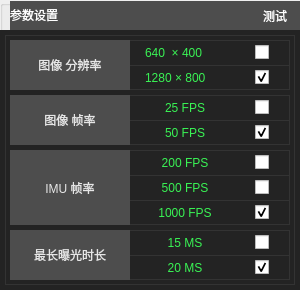
   <widget class="QGroupBox" name="hmd_imu_tips">
    <property name="geometry">
     <rect>
      <x>150</x>
      <y>0</y>
      <width>300</width>
      <height>290</height>
     </rect>
    </property>
    <property name="styleSheet">
     <string notr="true">#hmd_imu_tips{
	background-color: #4D4D4D;
	border:1 solid #FF333333;
}</string>
    </property>
    <property name="title">
     <string/>
    </property>
    <widget class="QLabel" name="hmd_imu_guide">
     <property name="geometry">
      <rect>
       <x>10</x>
       <y>1</y>
       <width>289</width>
       <height>29</height>
      </rect>
     </property>
     <property name="styleSheet">
      <string notr="true">background-color: #4D4D4D;
font:13px '微软雅黑'</string>
     </property>
     <property name="text">
      <string>&lt;html&gt;&lt;head/&gt;&lt;body&gt;&lt;p&gt;&lt;span style=&quot; color:#ffffff;&quot;&gt;参数设置&lt;/span&gt;&lt;/p&gt;&lt;/body&gt;&lt;/html&gt;</string>
     </property>
    </widget>
    <widget class="QGroupBox" name="hmd_imu_tips_bottom">
     <property name="geometry">
      <rect>
       <x>0</x>
       <y>30</y>
       <width>300</width>
       <height>260</height>
      </rect>
     </property>
     <property name="styleSheet">
      <string notr="true">#hmd_imu_tips_bottom{
	background-color: #FF232323;
	border:0;
}

</string>
     </property>
     <property name="title">
      <string/>
     </property>
     <widget class="QWidget" name="set_box" native="true">
      <property name="geometry">
       <rect>
        <x>5</x>
        <y>5</y>
        <width>290</width>
        <height>250</height>
       </rect>
      </property>
      <property name="styleSheet">
       <string notr="true">#set_box{
	background-color: #FF232323;
	border:1 solid #FF333333;
	selection-background-color: #FF999999;
	color:#FFB3B3B3;
}</string>
      </property>
      <widget class="QLabel" name="err_tips_2">
       <property name="geometry">
        <rect>
         <x>120</x>
         <y>5</y>
         <width>165</width>
         <height>50</height>
        </rect>
       </property>
       <property name="styleSheet">
        <string notr="true">	border:1 solid #FF333333;
color:#39F354;
font: bold 11pt &quot;微软雅黑 Light&quot;;
</string>
       </property>
       <property name="text">
        <string/>
       </property>
       <property name="alignment">
        <set>Qt::AlignCenter</set>
       </property>
      </widget>
      <widget class="QLabel" name="pic_size_tips">
       <property name="geometry">
        <rect>
         <x>5</x>
         <y>5</y>
         <width>120</width>
         <height>50</height>
        </rect>
       </property>
       <property name="styleSheet">
        <string notr="true">font:14px '微软雅黑';
color:#E6E6E6;
background-color: #FF4D4D4D;
</string>
       </property>
       <property name="text">
        <string>图像 分辨率</string>
       </property>
       <property name="alignment">
        <set>Qt::AlignCenter</set>
       </property>
      </widget>
      <widget class="QLabel" name="label">
       <property name="geometry">
        <rect>
         <x>140</x>
         <y>5</y>
         <width>80</width>
         <height>25</height>
        </rect>
       </property>
       <property name="styleSheet">
        <string notr="true">color:#39F354;
font: 12pt &quot;微软雅黑 Light&quot;;
</string>
       </property>
       <property name="text">
        <string>640  × 400</string>
       </property>
      </widget>
      <widget class="QLabel" name="label_2">
       <property name="geometry">
        <rect>
         <x>140</x>
         <y>30</y>
         <width>80</width>
         <height>25</height>
        </rect>
       </property>
       <property name="styleSheet">
        <string notr="true">color:#39F354;
font: 12pt &quot;微软雅黑 Light&quot;;
</string>
       </property>
       <property name="text">
        <string>1280 × 800</string>
       </property>
      </widget>
      <widget class="QLabel" name="label_7">
       <property name="geometry">
        <rect>
         <x>120</x>
         <y>30</y>
         <width>165</width>
         <height>2</height>
        </rect>
       </property>
       <property name="styleSheet">
        <string notr="true">	border-top:1 solid #FF333333;</string>
       </property>
       <property name="text">
        <string/>
       </property>
      </widget>
      <widget class="QCheckBox" name="pic_size_big">
       <property name="geometry">
        <rect>
         <x>250</x>
         <y>5</y>
         <width>25</width>
         <height>25</height>
        </rect>
       </property>
       <property name="text">
        <string/>
       </property>
       <property name="checked">
        <bool>false</bool>
       </property>
      </widget>
      <widget class="QCheckBox" name="pic_size_small">
       <property name="geometry">
        <rect>
         <x>250</x>
         <y>30</y>
         <width>25</width>
         <height>25</height>
        </rect>
       </property>
       <property name="text">
        <string/>
       </property>
       <property name="checked">
        <bool>true</bool>
       </property>
      </widget>
      <widget class="QLabel" name="pic_fps_tips">
       <property name="geometry">
        <rect>
         <x>5</x>
         <y>60</y>
         <width>120</width>
         <height>50</height>
        </rect>
       </property>
       <property name="styleSheet">
        <string notr="true">font:14px '微软雅黑';
color:#E6E6E6;
background-color: #FF4D4D4D;
</string>
       </property>
       <property name="text">
        <string>图像 帧率</string>
       </property>
       <property name="alignment">
        <set>Qt::AlignCenter</set>
       </property>
      </widget>
      <widget class="QLabel" name="err_tips_3">
       <property name="geometry">
        <rect>
         <x>120</x>
         <y>60</y>
         <width>165</width>
         <height>50</height>
        </rect>
       </property>
       <property name="styleSheet">
        <string notr="true">	border:1 solid #FF333333;
color:#39F354;
font: bold 11pt &quot;微软雅黑 Light&quot;;
</string>
       </property>
       <property name="text">
        <string/>
       </property>
       <property name="alignment">
        <set>Qt::AlignCenter</set>
       </property>
      </widget>
      <widget class="QLabel" name="label_9">
       <property name="geometry">
        <rect>
         <x>140</x>
         <y>60</y>
         <width>80</width>
         <height>25</height>
        </rect>
       </property>
       <property name="styleSheet">
        <string notr="true">color:#39F354;
font: 12pt &quot;微软雅黑 Light&quot;;
</string>
       </property>
       <property name="text">
        <string>25 FPS</string>
       </property>
       <property name="alignment">
        <set>Qt::AlignCenter</set>
       </property>
      </widget>
      <widget class="QCheckBox" name="pic_fps_50">
       <property name="geometry">
        <rect>
         <x>250</x>
         <y>85</y>
         <width>25</width>
         <height>25</height>
        </rect>
       </property>
       <property name="text">
        <string/>
       </property>
       <property name="checked">
        <bool>true</bool>
       </property>
      </widget>
      <widget class="QLabel" name="label_10">
       <property name="geometry">
        <rect>
         <x>140</x>
         <y>85</y>
         <width>80</width>
         <height>25</height>
        </rect>
       </property>
       <property name="styleSheet">
        <string notr="true">color:#39F354;
font: 12pt &quot;微软雅黑 Light&quot;;
</string>
       </property>
       <property name="text">
        <string>50 FPS</string>
       </property>
       <property name="alignment">
        <set>Qt::AlignCenter</set>
       </property>
      </widget>
      <widget class="QCheckBox" name="pic_fps_25">
       <property name="geometry">
        <rect>
         <x>250</x>
         <y>60</y>
         <width>25</width>
         <height>25</height>
        </rect>
       </property>
       <property name="text">
        <string/>
       </property>
       <property name="checked">
        <bool>false</bool>
       </property>
      </widget>
      <widget class="QLabel" name="label_11">
       <property name="geometry">
        <rect>
         <x>120</x>
         <y>85</y>
         <width>165</width>
         <height>2</height>
        </rect>
       </property>
       <property name="styleSheet">
        <string notr="true">	border-top:1 solid #FF333333;</string>
       </property>
       <property name="text">
        <string/>
       </property>
      </widget>
      <widget class="QLabel" name="err_tips_4">
       <property name="geometry">
        <rect>
         <x>120</x>
         <y>115</y>
         <width>165</width>
         <height>75</height>
        </rect>
       </property>
       <property name="styleSheet">
        <string notr="true">	border:1 solid #FF333333;
color:#39F354;
font: bold 11pt &quot;微软雅黑 Light&quot;;
</string>
       </property>
       <property name="text">
        <string/>
       </property>
       <property name="alignment">
        <set>Qt::AlignCenter</set>
       </property>
      </widget>
      <widget class="QLabel" name="label_12">
       <property name="geometry">
        <rect>
         <x>140</x>
         <y>165</y>
         <width>80</width>
         <height>25</height>
        </rect>
       </property>
       <property name="styleSheet">
        <string notr="true">color:#39F354;
font: 12pt &quot;微软雅黑 Light&quot;;
</string>
       </property>
       <property name="text">
        <string>1000 FPS</string>
       </property>
       <property name="alignment">
        <set>Qt::AlignCenter</set>
       </property>
      </widget>
      <widget class="QLabel" name="imu_fps_tips">
       <property name="geometry">
        <rect>
         <x>5</x>
         <y>115</y>
         <width>120</width>
         <height>75</height>
        </rect>
       </property>
       <property name="styleSheet">
        <string notr="true">font:14px '微软雅黑';
color:#E6E6E6;
background-color: #FF4D4D4D;
</string>
       </property>
       <property name="text">
        <string>IMU 帧率</string>
       </property>
       <property name="alignment">
        <set>Qt::AlignCenter</set>
       </property>
      </widget>
      <widget class="QCheckBox" name="imu_fps_1000">
       <property name="geometry">
        <rect>
         <x>250</x>
         <y>165</y>
         <width>25</width>
         <height>25</height>
        </rect>
       </property>
       <property name="text">
        <string/>
       </property>
       <property name="checked">
        <bool>true</bool>
       </property>
      </widget>
      <widget class="QCheckBox" name="imu_fps_500">
       <property name="geometry">
        <rect>
         <x>250</x>
         <y>140</y>
         <width>25</width>
         <height>25</height>
        </rect>
       </property>
       <property name="text">
        <string/>
       </property>
       <property name="checked">
        <bool>false</bool>
       </property>
      </widget>
      <widget class="QLabel" name="label_14">
       <property name="geometry">
        <rect>
         <x>140</x>
         <y>140</y>
         <width>80</width>
         <height>25</height>
        </rect>
       </property>
       <property name="styleSheet">
        <string notr="true">color:#39F354;
font: 12pt &quot;微软雅黑 Light&quot;;
</string>
       </property>
       <property name="text">
        <string>500 FPS</string>
       </property>
       <property name="alignment">
        <set>Qt::AlignCenter</set>
       </property>
      </widget>
      <widget class="QLabel" name="err_tips_5">
       <property name="geometry">
        <rect>
         <x>120</x>
         <y>195</y>
         <width>165</width>
         <height>50</height>
        </rect>
       </property>
       <property name="styleSheet">
        <string notr="true">	border:1 solid #FF333333;
color:#39F354;
font: bold 11pt &quot;微软雅黑 Light&quot;;
</string>
       </property>
       <property name="text">
        <string/>
       </property>
       <property name="alignment">
        <set>Qt::AlignCenter</set>
       </property>
      </widget>
      <widget class="QLabel" name="label_15">
       <property name="geometry">
        <rect>
         <x>140</x>
         <y>220</y>
         <width>80</width>
         <height>25</height>
        </rect>
       </property>
       <property name="styleSheet">
        <string notr="true">color:#39F354;
font: 12pt &quot;微软雅黑 Light&quot;;
</string>
       </property>
       <property name="text">
        <string>20 MS</string>
       </property>
       <property name="alignment">
        <set>Qt::AlignCenter</set>
       </property>
      </widget>
      <widget class="QLabel" name="ex_time_tips">
       <property name="geometry">
        <rect>
         <x>5</x>
         <y>195</y>
         <width>120</width>
         <height>50</height>
        </rect>
       </property>
       <property name="styleSheet">
        <string notr="true">font:14px '微软雅黑';
color:#E6E6E6;
background-color: #FF4D4D4D;
</string>
       </property>
       <property name="text">
        <string>最长曝光时长</string>
       </property>
       <property name="alignment">
        <set>Qt::AlignCenter</set>
       </property>
      </widget>
      <widget class="QCheckBox" name="ex_time_20">
       <property name="geometry">
        <rect>
         <x>250</x>
         <y>220</y>
         <width>25</width>
         <height>25</height>
        </rect>
       </property>
       <property name="text">
        <string/>
       </property>
       <property name="checked">
        <bool>true</bool>
       </property>
      </widget>
      <widget class="QCheckBox" name="ex_time_15">
       <property name="geometry">
        <rect>
         <x>250</x>
         <y>195</y>
         <width>25</width>
         <height>25</height>
        </rect>
       </property>
       <property name="text">
        <string/>
       </property>
       <property name="checked">
        <bool>false</bool>
       </property>
      </widget>
      <widget class="QLabel" name="label_17">
       <property name="geometry">
        <rect>
         <x>140</x>
         <y>195</y>
         <width>80</width>
         <height>25</height>
        </rect>
       </property>
       <property name="styleSheet">
        <string notr="true">color:#39F354;
font: 12pt &quot;微软雅黑 Light&quot;;
</string>
       </property>
       <property name="text">
        <string>15 MS</string>
       </property>
       <property name="alignment">
        <set>Qt::AlignCenter</set>
       </property>
      </widget>
      <widget class="QLabel" name="label_18">
       <property name="geometry">
        <rect>
         <x>120</x>
         <y>165</y>
         <width>165</width>
         <height>2</height>
        </rect>
       </property>
       <property name="styleSheet">
        <string notr="true">	border-top:1 solid #FF333333;</string>
       </property>
       <property name="text">
        <string/>
       </property>
      </widget>
      <widget class="QLabel" name="label_19">
       <property name="geometry">
        <rect>
         <x>120</x>
         <y>220</y>
         <width>165</width>
         <height>2</height>
        </rect>
       </property>
       <property name="styleSheet">
        <string notr="true">	border-top:1 solid #FF333333;</string>
       </property>
       <property name="text">
        <string/>
       </property>
      </widget>
      <widget class="QLabel" name="label_20">
       <property name="geometry">
        <rect>
         <x>120</x>
         <y>140</y>
         <width>165</width>
         <height>2</height>
        </rect>
       </property>
       <property name="styleSheet">
        <string notr="true">	border-top:1 solid #FF333333;</string>
       </property>
       <property name="text">
        <string/>
       </property>
      </widget>
      <widget class="QLabel" name="label_21">
       <property name="geometry">
        <rect>
         <x>140</x>
         <y>115</y>
         <width>80</width>
         <height>25</height>
        </rect>
       </property>
       <property name="styleSheet">
        <string notr="true">color:#39F354;
font: 12pt &quot;微软雅黑 Light&quot;;
</string>
       </property>
       <property name="text">
        <string>200 FPS</string>
       </property>
       <property name="alignment">
        <set>Qt::AlignCenter</set>
       </property>
      </widget>
      <widget class="QCheckBox" name="imu_fps__200">
       <property name="geometry">
        <rect>
         <x>250</x>
         <y>115</y>
         <width>25</width>
         <height>25</height>
        </rect>
       </property>
       <property name="text">
        <string/>
       </property>
       <property name="checked">
        <bool>false</bool>
       </property>
      </widget>
      <zorder>label_20</zorder>
      <zorder>err_tips_4</zorder>
      <zorder>label_19</zorder>
      <zorder>label_11</zorder>
      <zorder>err_tips_2</zorder>
      <zorder>label</zorder>
      <zorder>label_2</zorder>
      <zorder>label_7</zorder>
      <zorder>pic_size_tips</zorder>
      <zorder>pic_size_big</zorder>
      <zorder>pic_size_small</zorder>
      <zorder>err_tips_3</zorder>
      <zorder>pic_fps_tips</zorder>
      <zorder>label_9</zorder>
      <zorder>pic_fps_50</zorder>
      <zorder>label_10</zorder>
      <zorder>pic_fps_25</zorder>
      <zorder>label_12</zorder>
      <zorder>imu_fps_1000</zorder>
      <zorder>imu_fps_500</zorder>
      <zorder>label_14</zorder>
      <zorder>err_tips_5</zorder>
      <zorder>label_15</zorder>
      <zorder>ex_time_tips</zorder>
      <zorder>ex_time_20</zorder>
      <zorder>ex_time_15</zorder>
      <zorder>label_17</zorder>
      <zorder>label_18</zorder>
      <zorder>imu_fps_tips</zorder>
      <zorder>label_21</zorder>
      <zorder>imu_fps__200</zorder>
     </widget>
     <widget class="QWidget" name="hmd_imu_tips_box" native="true">
      <property name="geometry">
       <rect>
        <x>-290</x>
        <y>5</y>
        <width>290</width>
        <height>250</height>
       </rect>
      </property>
      <property name="styleSheet">
       <string notr="true">#hmd_imu_tips_box{
	background-color: #FF232323;
	border:1 solid #FF333333;
	selection-background-color: #FF999999;
	color:#FFB3B3B3;
}</string>
      </property>
      <widget class="QLabel" name="err_tips">
       <property name="geometry">
        <rect>
         <x>5</x>
         <y>35</y>
         <width>280</width>
         <height>41</height>
        </rect>
       </property>
       <property name="styleSheet">
        <string notr="true">	border:1 solid #FF333333;
color:#39F354;
font: bold 11pt &quot;微软雅黑 Light&quot;;
</string>
       </property>
       <property name="text">
        <string>IMU &gt;2MS   Camera &gt; 25ms</string>
       </property>
       <property name="alignment">
        <set>Qt::AlignCenter</set>
       </property>
      </widget>
      <widget class="QLabel" name="start_time">
       <property name="geometry">
        <rect>
         <x>5</x>
         <y>165</y>
         <width>280</width>
         <height>80</height>
        </rect>
       </property>
       <property name="styleSheet">
        <string notr="true">border:1 solid #FF333333;
color:#39F354;
font: bold 13pt &quot;微软雅黑 Light&quot;;
</string>
       </property>
       <property name="text">
        <string>已采集时间：0S</string>
       </property>
       <property name="alignment">
        <set>Qt::AlignCenter</set>
       </property>
      </widget>
      <widget class="QLabel" name="label_3">
       <property name="geometry">
        <rect>
         <x>5</x>
         <y>5</y>
         <width>280</width>
         <height>30</height>
        </rect>
       </property>
       <property name="styleSheet">
        <string notr="true">font:14px '微软雅黑';
color:#E6E6E6;
background-color: #FF4D4D4D;
</string>
       </property>
       <property name="text">
        <string>   误差标准</string>
       </property>
      </widget>
      <widget class="QLabel" name="label_4">
       <property name="geometry">
        <rect>
         <x>5</x>
         <y>135</y>
         <width>280</width>
         <height>30</height>
        </rect>
       </property>
       <property name="styleSheet">
        <string notr="true">font:14px '微软雅黑';
color:#E6E6E6;
background-color: #FF4D4D4D;
</string>
       </property>
       <property name="text">
        <string>   采集时间</string>
       </property>
      </widget>
      <widget class="QWidget" name="mask_all_box" native="true">
       <property name="geometry">
        <rect>
         <x>85</x>
         <y>80</y>
         <width>200</width>
         <height>50</height>
        </rect>
       </property>
       <property name="styleSheet">
        <string notr="true">#mask_all_box{
		background-color: #FF232323;
	border:1 solid #FF333333;
	selection-background-color: #FF999999;
	color:#FFB3B3B3;
}</string>
       </property>
       <widget class="QPushButton" name="imu_collect">
        <property name="geometry">
         <rect>
          <x>10</x>
          <y>10</y>
          <width>180</width>
          <height>30</height>
         </rect>
        </property>
        <property name="styleSheet">
         <string notr="true">QPushButton{
font:15px '微软雅黑';
background-color: #FF4D4D4D;
border:0;
color:white;
}
QPushButton::hover{
border:0 white;
background-color:rgba(255,255,255,0.1);
color:white;
font:15px '微软雅黑'
}
QPushButton::pressed{
border:1px solid rgba(255,255,255,0.2);
background-color:rgba(255,255,255,0.2);
color:white;
font:15px '微软雅黑'
}</string>
        </property>
        <property name="text">
         <string>IMU | Camera</string>
        </property>
       </widget>
      </widget>
      <widget class="QLabel" name="label_5">
       <property name="geometry">
        <rect>
         <x>5</x>
         <y>80</y>
         <width>81</width>
         <height>50</height>
        </rect>
       </property>
       <property name="styleSheet">
        <string notr="true">font:15px '微软雅黑';
color:#E6E6E6;
background-color: #FF4D4D4D;
</string>
       </property>
       <property name="text">
        <string>误差采集</string>
       </property>
       <property name="alignment">
        <set>Qt::AlignCenter</set>
       </property>
      </widget>
     </widget>
    </widget>
    <widget class="QPushButton" name="test_area_top">
     <property name="geometry">
      <rect>
       <x>250</x>
       <y>1</y>
       <width>50</width>
       <height>29</height>
      </rect>
     </property>
     <property name="styleSheet">
      <string notr="true">QPushButton{
font:14px '微软雅黑';
background-color: #FF4D4D4D;
border:0;
color:white;
}
QPushButton::hover{
border:0 white;
background-color:rgba(255,255,255,0.1);
color:white;
font:14px '微软雅黑'
}
QPushButton::pressed{
border:1px solid rgba(255,255,255,0.2);
background-color:rgba(255,255,255,0.2);
color:white;
font:14px '微软雅黑'
}</string>
     </property>
     <property name="text">
      <string>测试</string>
     </property>
    </widget>
   </widget>
